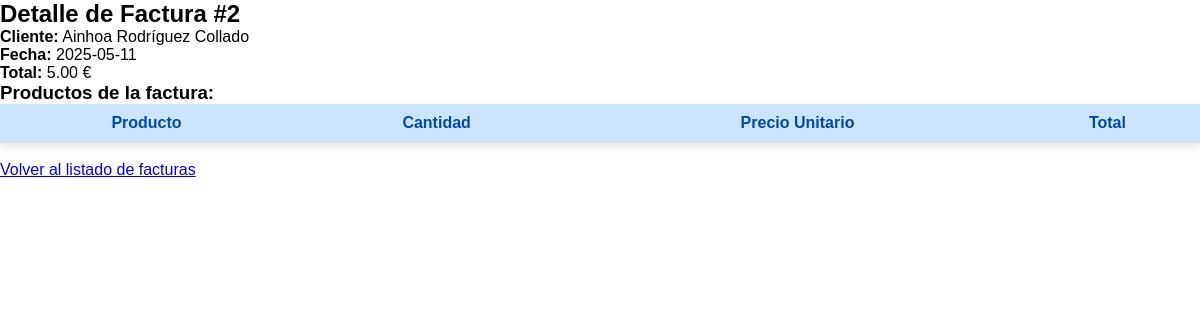
The app's page /detalle_factura_venta.php?id=2 with its own data.
### tables this page shows
CREATE TABLE `ventas` (
  `id` int(11) NOT NULL,
  `cliente` varchar(100) DEFAULT NULL,
  `producto` varchar(100) DEFAULT NULL,
  `cantidad` int(11) DEFAULT NULL,
  `precio_unitario` float DEFAULT NULL,
  `total` decimal(10,2) NOT NULL,
  `fecha` date DEFAULT NULL
);

CREATE TABLE `clientes` (
  `id` int(11) NOT NULL,
  `nombre` varchar(100) NOT NULL,
  `apellidos` varchar(100) DEFAULT NULL,
  `telefono` varchar(20) DEFAULT NULL,
  `direccion` text DEFAULT NULL
);

### detalle_factura_venta.php (the view, shortened to what this page needs)
<?php
$conn = new mysqli("localhost", "root", "", "informatic");
if (isset($_GET['id'])) {
    $factura_id = intval($_GET['id']);
    $query_factura = "
        SELECT v.id, v.fecha, v.total, c.nombre AS cliente, c.apellidos
        FROM ventas v
        JOIN clientes c ON v.cliente = c.id
        WHERE v.id = ?
    ";
    $stmt = $conn->prepare($query_factura);
    $stmt->bind_param("i", $factura_id);
    $stmt->execute();
    $factura = $stmt->get_result()->fetch_assoc();
}
?>
<!DOCTYPE html>
<html lang="es">
<head>
    <link rel="stylesheet" href="detalle_factura_compra.css">
</head>
<body>
    <h2>Detalle de Factura #<?= $factura['id'] ?></h2>
    <p><strong>Cliente:</strong> <?= $factura['cliente'] ?> <?= $factura['apellidos'] ?></p>
    <p><strong>Fecha:</strong> <?= $factura['fecha'] ?></p>
    <p><strong>Total:</strong> <?= number_format($factura['total'], 2) ?> €</p>
    <h3>Productos de la factura:</h3>
    <table>
        <thead>
            <tr>
                <th>Producto</th>
                <th>Cantidad</th>
                <th>Precio Unitario</th>
                <th>Total</th>
            </tr>
        </thead>
    </table>
    <br>
    <a href="listar_facturas_venta.php">Volver al listado de facturas</a>
</body>
</html>

### detalle_factura_compra.css (style rules this page uses)
* { margin: 0; padding: 0; box-sizing: border-box; font-family: Arial, sans-serif; }
h2 { font-size: 24px; }
table { width: 100%; border-collapse: collapse; background: white; box-shadow: 0 4px 8px rgba(0, 0, 0, 0.1); }
th, td { padding: 10px; text-align: center; border-bottom: 1px solid #ddd; }
th { background-color: #cce5ff; color: #004aad; }

### records on screen
ventas: id "2", clientes.nombre "Ainhoa", clientes.apellidos "Rodríguez Collado", fecha "2025-05-11", total "5.00"
